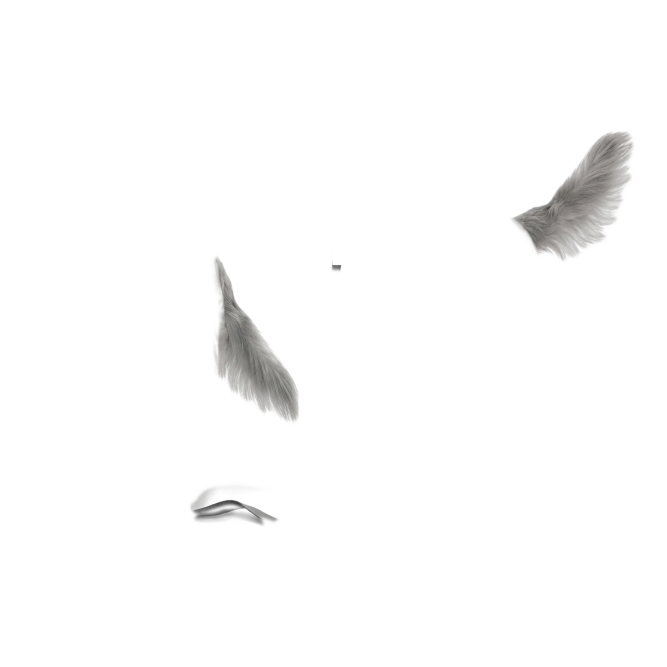
#> input picture tools/notrip-v51/patches/ba-main-large-tails.png, 2000 x 2000 px (shown at 1/3 size)
$ python tip_contact.py patches/ba-main-large-tails.png patches/ba-main-standard-tails.png
#> lines starting #> are read from the running program, lines starting #| are printed output that depends on the picture
"""Ground the sleeve tip in the in-use MAIN (owner 2026-11-05: "a version of the tip touching
the ground"). The AI scene drew the sleeve's drop shadow ~70 px below the tip, so the tip
reads as hovering. Locally, no image API: lift that stray shadow off the white floor, then
paint a tight contact shadow right under the tip so it reads as resting on the ground.

Neutral sleeves (black/white/grey) take their mask from a coloured recolour via ref=.

    py -3 tools/notrip-v51/tip_contact.py <in.jpg> <out.png>
"""
import sys

import numpy as np
from PIL import Image, ImageDraw, ImageFilter


def sleeve_mask(im):
    """The sleeve: the only saturated thing in a coloured scene (dog, leash, floor are grey)."""
    a = np.asarray(im.convert('RGB')).astype(np.float64)
    return (a.max(2) - a.min(2)) > 45


def ground_tip(im, ref=None):
    """ref: a saturated recolour of the same scene (black/white/grey sleeves have no colour
    to find them by; every recolour shares one geometry, so its mask fits them all)."""
    a = np.asarray(im.convert('RGB')).astype(np.float64)
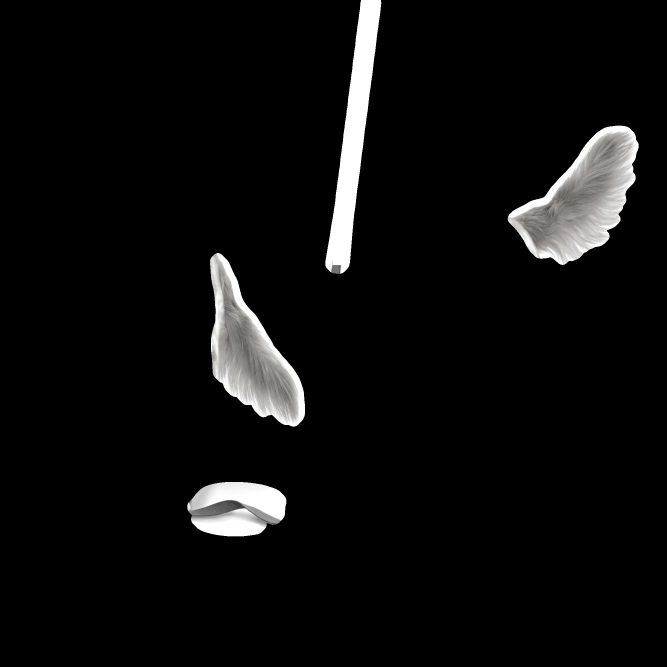
#> a: shape (2000, 2000, 3) float64 (shown at 1/3 size); mean R, G, B 12.8, 12.7, 12.6
    h, w, _ = a.shape
#> h = 2000; w = 2000
    L = a.mean(2)
    sleeve = sleeve_mask(ref if ref is not None else im)
#> in sleeve_mask, `return (a.max(2) - a.min(2)) > 45`: returned value: shape (2000, 2000) bool; every value is 0
    ys, xs = np.nonzero(sleeve[h // 2:])
#> ys = empty array; xs = empty array
    ys = ys + h // 2
#> (the run stopped early here; a loop or call above may not have finished)
